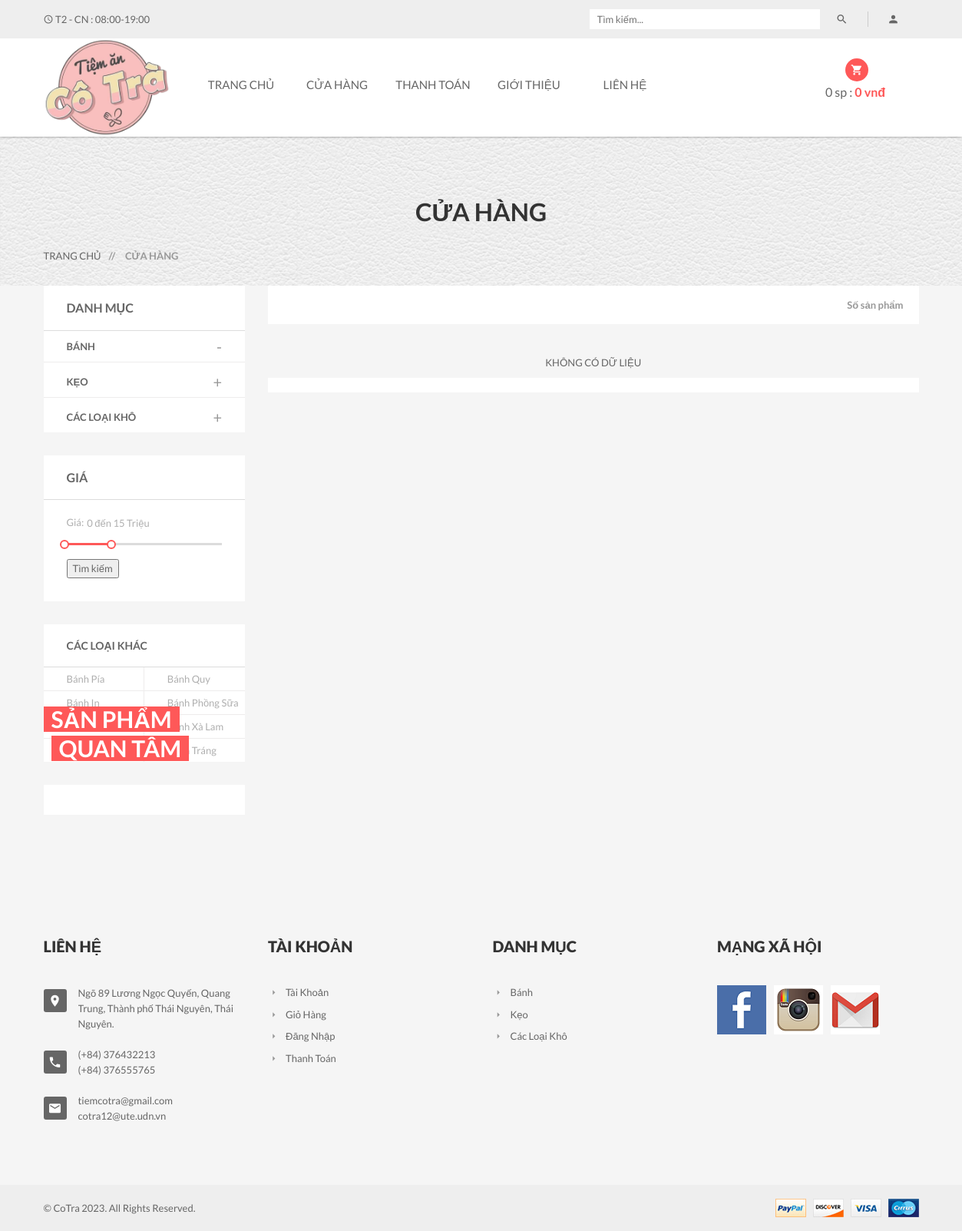
/?act=shop&sp=1&loai=1, run on the app's committed database.
### tables this page shows
CREATE TABLE `category` (
  `CategoryID` int(11) NOT NULL,
  `CategoryName` varchar(255) DEFAULT NULL
);

CREATE TABLE `typeproduct` (
  `TypeproductID` int(11) NOT NULL,
  `TypeproductName` varchar(70) NOT NULL,
  `TypeImage` varchar(200) NOT NULL,
  `TypeDetail` varchar(200) NOT NULL,
  `CategoryID` int(11) NOT NULL
);

### Controllers/ShopController.php (called while the page is built, shortened)
<?php
require_once "Models/shop.php";
class ShopController
{
    var $shop_model;
    public function __construct()
    {
        $this->shop_model = new Shop();
    }
    function list()
    {
        $data_danhmuc = $this->shop_model->danhmuc();
        $data_loaisp = $this->shop_model->loaisp(0, 8);
        $data_chitietDM = array();
        for ($i = 1; $i <= count($data_danhmuc); $i++) {
            $data_chitietDM[$i] = $this->shop_model->chitietdanhmuc($i);
        }
        include_once 'Views/index.php';
    }
}

### Models/connection.php (called while the page is built, shortened)
<?php
class connection
{
    function __construct()
    {
        $severname ="localhost";
        $username ="root";
        $password ="";
        $db_name ="QL_Tiem_banh";
        $this->conn = new mysqli($severname, $username, $password, $db_name);
    }
}
?>

### Models/model.php (called while the page is built, shortened)
<?php
require_once "connection.php";
class model
{
    function __construct()
    {
        $conn_obj = new connection();
        $this->conn = $conn_obj->conn;
    }
    function danhmuc()
    {
        $query =  "SELECT * from category ";
        include "result.php";
        return $data;
    }
    function chitietdanhmuc($id)
    {
        $query =  "SELECT d.categoryName as Ten, l.* FROM category as d, typeproduct as l WHERE d.categoryId = l.typeproductId and d.categoryId = $id";
        include "result.php";
        return $data;
    }
}

### Admin/MVC/Models/result.php (called while the page is built)
<?php
$result = $this->conn->query($query);
$data = array();
while ($row = $result->fetch_assoc()) {
    $data[] = $row;
}
?>

### Models/shop.php (called while the page is built, shortened)
<?php
require_once "model.php";
class Shop extends Model
{
    function loaisp($a,$b)
    {
        $query = "SELECT * FROM typeproduct WHERE   CategoryID  = 1 LIMIT $a, $b";
        include "result.php";
        return $data;
    }
    function chitiet_loai($loai,$sp)
    {
        $query = "SELECT * FROM typeproduct WHERE  typeproductName = '$loai' and CategoryID = $sp";
        include "result.php";
        return $data;
    }
}

### Views/shop/category.php (the view, shortened to what this page needs)
<div class="sidebar left-sidebar">
    <div class="s-side-text">
        <div class="sidebar-title clearfix">
            <h4 class="floatleft">Danh mục</h4>
        </div>
        <div class="categories left-right-p">
            <ul id="accordion" class="panel-group clearfix">
                <?php    $i = 1; foreach ($data_chitietDM as $row) { ?>
                <li class="panel">
                    <div data-toggle="collapse" data-parent="#accordion" data-target="#collapse<?=$i?>">
                        <div class="medium-a">
                            <b><?= $data_danhmuc[$i-1]['CategoryName'] ?></b>
                        </div>
                    </div>
                </li>
                <?php $i++;
             } ?>
            </ul>
        </div>
    </div>
    <div class="s-side-text">
        <div class="sidebar-title">
            <h4>Giá</h4>
        </div>
        <div class="range-slider clearfix">
            <form action="index.php?act=shop" method="post">
                <label><span>Giá: </span> <input type="text" id="amount" readonly /></label>
                <div id="slider-range"></div></br>
                <button type="submit">Tìm kiếm</button>
            </form>
        </div>
    </div>
    <div class="s-side-text">
        <div class="sidebar-title clearfix">
            <h5 class="floatleft">Các loại khác</h5>
        </div>
        <div class="brands-select clearfix">
            <ul>
                <li>
                    <?php for($i=0;$i<4;$i++) {?>
                    <a
                        href="?act=shop&sp=1&loai=<?=$data_loaisp[$i]['TypeproductName']?>"><?=$data_loaisp[$i]['TypeproductName']?></a>
                    <?php } ?>
                </li>
                <li>
                    <?php for($i=4;$i<8;$i++) { ?>
                    <a
                        href="?act=shop&sp=1&loai=<?=$data_loaisp[$i]['TypeproductName']?>"><?=$data_loaisp[$i]['TypeproductName']?></a>
                    <?php  }?>
                </li>
            </ul>
        </div>
    </div>
    <div class="s-side-text">
        <div class="banner clearfix">
            <a href="?act=detail&id=<?=$data_noibat['ProductID']?>"><img
                    src="./public/<?=$data_noibat['ProductImage1']?>" alt="" /></a>
            <div class="banner-text">
                <h2>Sản phẩm</h2> <br />
                <h2 class="banner-brand">Quan tâm</h2>
            </div>
        </div>
    </div>
</div>

### Views/header_footer/footer.php
<footer class="footer-two">
    <div class="footer-top section-padding">
        <div class="footer-dsc">
            <div class="container">
                <div class="row">
                    <div class="col-xs-12 col-sm-6 col-md-3">
                        <div class="single-text">
                            <div class="footer-title">
                                <h4>Liên hệ</h4>
                            </div>
                            <div class="footer-text">
                                <ul>
                                    <li>
                                        <i class="mdi mdi-map-marker"></i>
                                        <p>Ngõ 89 Lương Ngọc Quyến, Quang Trung, Thành phố Thái Nguyên, Thái Nguyên.</p>
                                    </li>
                                    <li>
                                        <i class="mdi mdi-phone"></i>
                                        <p>(+84) 376432213</p>
                                        <p>(+84) 376555765</p>
                                    </li>
                                    <li>
                                        <i class="mdi mdi-email"></i>
                                        <p>tiemcotra@gmail.com</p>
                                        <p>cotra12@ute.udn.vn</p>
                                    </li>
                                </ul>
                            </div>
                        </div>
                    </div>
                    <div class="col-xs-6 col-sm-3 col-md-3 wide-mobile">
                        <div class="single-text">
                            <div class="footer-title">
                                <h4>Tài khoản</h4>
                            </div>
                            <div class="footer-menu">
                                <ul>
                                    <li><a href="?act=taikhoan&xuli=account"><i class="mdi mdi-menu-right"></i>Tài
                                            khoản</a></li>
                                    <li><a href="?act=cart"><i class="mdi mdi-menu-right"></i>Giỏ Hàng</a></li>
                                    <li><a href="?act=taikhoan"><i class="mdi mdi-menu-right"></i>Đăng Nhập</a></li>
                                    <li><a href="?act=checkout"><i class="mdi mdi-menu-right"></i>Thanh Toán</a></li>
                                </ul>
                            </div>
                        </div>
                    </div>
                    <div class="col-xs-6 col-sm-3 col-md-3 wide-mobile">
                        <div class="single-text">
                            <div class="footer-title">
                                <h4>Danh mục</h4>
                            </div>
                            <div class="footer-menu">
                                <ul>
                                    <?php foreach ($data_danhmuc as $row) { ?>
                                    <li><a href="?act=shop&sp=<?php echo $row['CategoryID']?>"><i
                                                class="mdi mdi-menu-right"></i><?php echo $row['CategoryName']?></a>
                                    </li>
                                    <?php  } ?>
                                </ul>
                            </div>
                        </div>
                    </div>
                    <div class="col-xs-12 col-sm-12 col-md-3 r-margin-top wide-mobile">
                        <div class="single-text">
                            <div class="footer-title">
                                <h4>Mạng xã hội</h4>
                            </div>
                            <div class="clearfix instagram">
                                <ul>
                                    <li><a href="#"><img src="public/img/footer/in1.png" alt="Instagram" /></a></li>
                                    <li><a href="#"><img src="public/img/footer/in2.png" alt="Instagram" /></a></li>
                                    <li><a href="#"><img src="public/img/footer/in3.png" alt="Instagram" /></a></li>
                                </ul>
                            </div>
                        </div>
                    </div>
                </div>
            </div>
        </div>
    </div>
    <div class="footer-bottom">
        <div class="container">
            <div class="row">
                <div class="col-xs-12 col-sm-6">
                    <p>&copy; CoTra 2023. All Rights Reserved.</p>
                </div>
                <div class="col-xs-12 col-sm-6 text-right">
                    <a href="https://www.nganluong.vn/vn/home.html" target="_blank"><img
                            src="public/img/footer/payment.png" alt="" /></a>
                </div>
            </div>
        </div>
    </div>
</footer>

### data on the page
category: CategoryName "BÁNH", CategoryName "Bánh"
category: CategoryName "KẸO", CategoryName "Kẹo"
category: CategoryName "CÁC LOẠI KHÔ", CategoryName "Các Loại Khô"
typeproduct: TypeproductName "Bánh Pía"
typeproduct: TypeproductName "Bánh In"
typeproduct: TypeproductName "Bánh Quy"
typeproduct: TypeproductName "Bánh Phồng Sữa"
typeproduct: TypeproductName "Bánh Xà Lam"
typeproduct: TypeproductName "Bánh Tráng"

### other printed values
$soluong "0"
$thanhtien "0"
